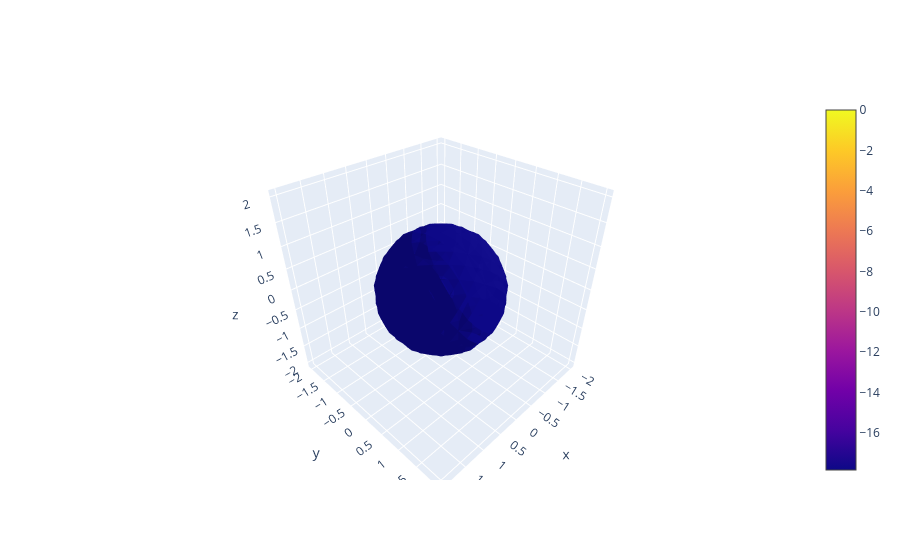
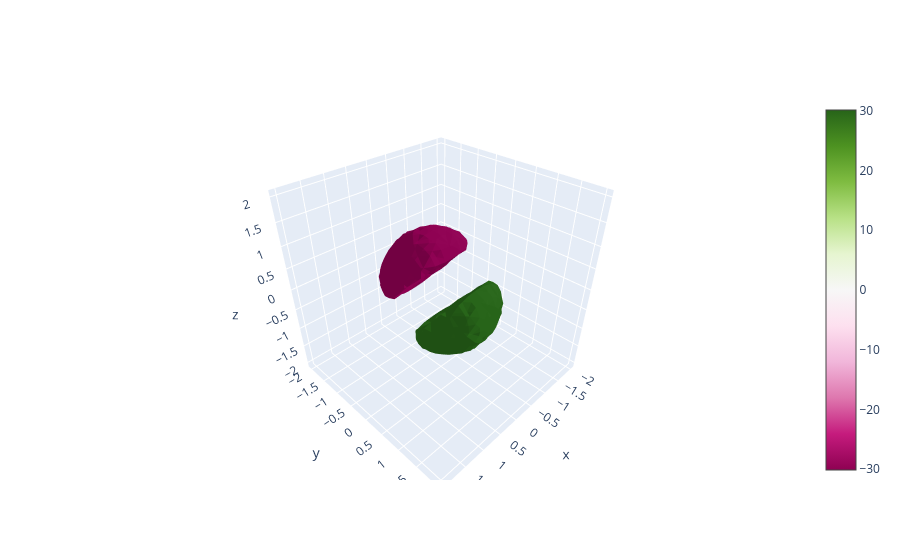
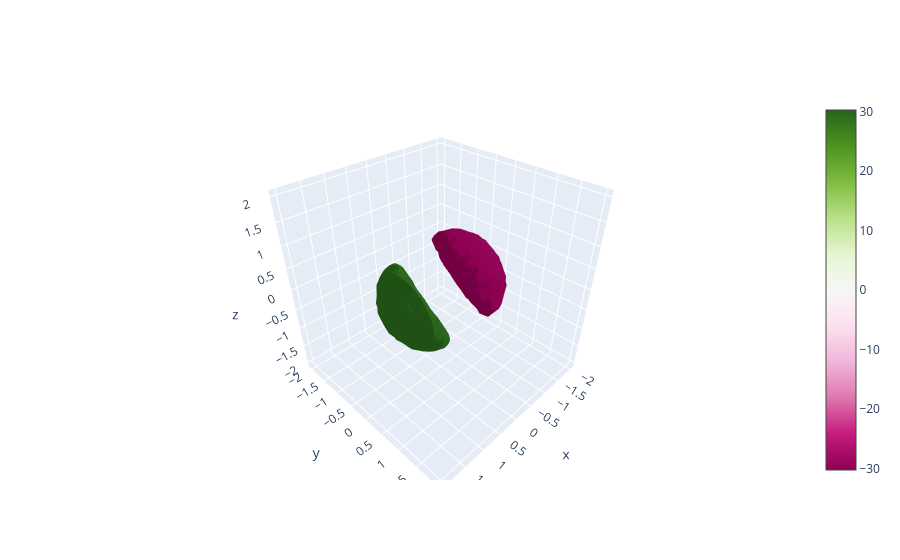
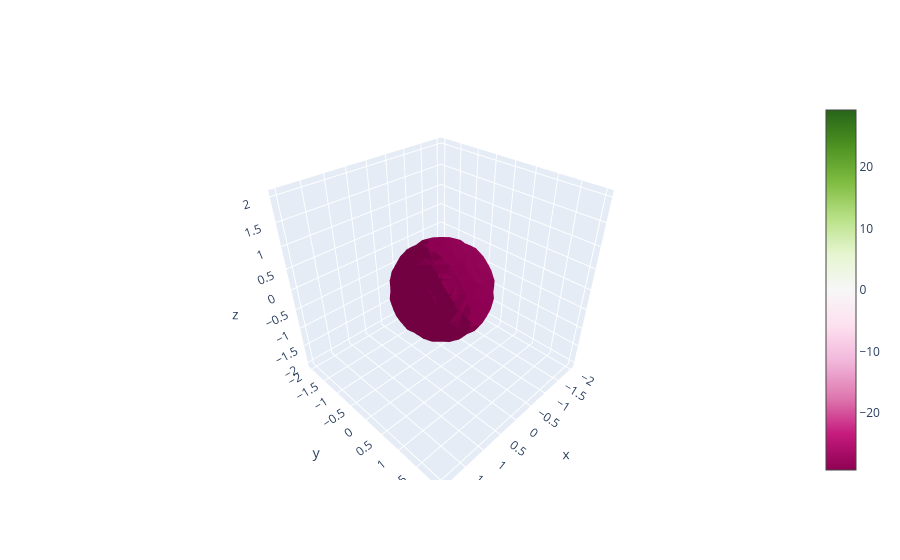

The code cell stored with these charts, in order, in its notebook:
### Markdown cell above
### Next, we visualize the states themselves
The variable plot_until_index is set to show the first four eigenfunctions here, but you can bump that up if you want to look at more.

### Code cell
# Decide how many states we want to look at
plot_until_index = 4

# Loop over them
for thisindex in range(0,plot_until_index):
    
    # Extract this state
    thispsi = psi[:,thisindex]*1000
    thisEpsi = round(Epsi[thisindex],2)

    # Visualize it in 3d
    values = np.real(thispsi).flatten()
    isovalfactor = 0.4
    maxposval = np.max(values)*isovalfactor
    maxnegval = -np.max(-values)*isovalfactor
    print('psi ', thisindex)
    fig = go.Figure(data=go.Isosurface(
        x=xgrid.flatten(),
        y=ygrid.flatten(),
        z=zgrid.flatten(),
        value=values,
        isomin=maxnegval,
        isomax=maxposval,
        caps=dict(x_show=False, y_show=False, z_show=False)
    ))
    
    
    fig.show()

### Figure 1 — Plotly figure (JSON) as saved in the notebook; plotly's stock layout.template omitted (floating-point values rounded to 4 significant figures; data arrays with more than 128 entries replaced by an {"elided": "..."} marker saying what was removed)
{"data": [{"caps": {"x": {"show": false}, "y": {"show": false}, "z": {"show": false}}, "isomax": -3.497e-05, "isomin": -17.84, "type": "isosurface", "value": {"elided": "6859 float values"}, "x": {"elided": "6859 float values"}, "y": {"elided": "6859 float values"}, "z": {"elided": "6859 float values"}}], "layout": {}}

### Figure 2 — Plotly figure (JSON) as saved in the notebook; plotly's stock layout.template omitted (floating-point values rounded to 4 significant figures; data arrays with more than 128 entries replaced by an {"elided": "..."} marker saying what was removed)
{"data": [{"caps": {"x": {"show": false}, "y": {"show": false}, "z": {"show": false}}, "isomax": 30.13, "isomin": -30.13, "type": "isosurface", "value": {"elided": "6859 float values"}, "x": {"elided": "6859 float values"}, "y": {"elided": "6859 float values"}, "z": {"elided": "6859 float values"}}], "layout": {}}

### Figure 3 — Plotly figure (JSON) as saved in the notebook; plotly's stock layout.template omitted (floating-point values rounded to 4 significant figures; data arrays with more than 128 entries replaced by an {"elided": "..."} marker saying what was removed)
{"data": [{"caps": {"x": {"show": false}, "y": {"show": false}, "z": {"show": false}}, "isomax": 30.27, "isomin": -30.27, "type": "isosurface", "value": {"elided": "6859 float values"}, "x": {"elided": "6859 float values"}, "y": {"elided": "6859 float values"}, "z": {"elided": "6859 float values"}}], "layout": {}}

### Figure 4 — Plotly figure (JSON) as saved in the notebook; plotly's stock layout.template omitted (floating-point values rounded to 4 significant figures; data arrays with more than 128 entries replaced by an {"elided": "..."} marker saying what was removed)
{"data": [{"caps": {"x": {"show": false}, "y": {"show": false}, "z": {"show": false}}, "isomax": 29.28, "isomin": -29.28, "type": "isosurface", "value": {"elided": "6859 float values"}, "x": {"elided": "6859 float values"}, "y": {"elided": "6859 float values"}, "z": {"elided": "6859 float values"}}], "layout": {}}
